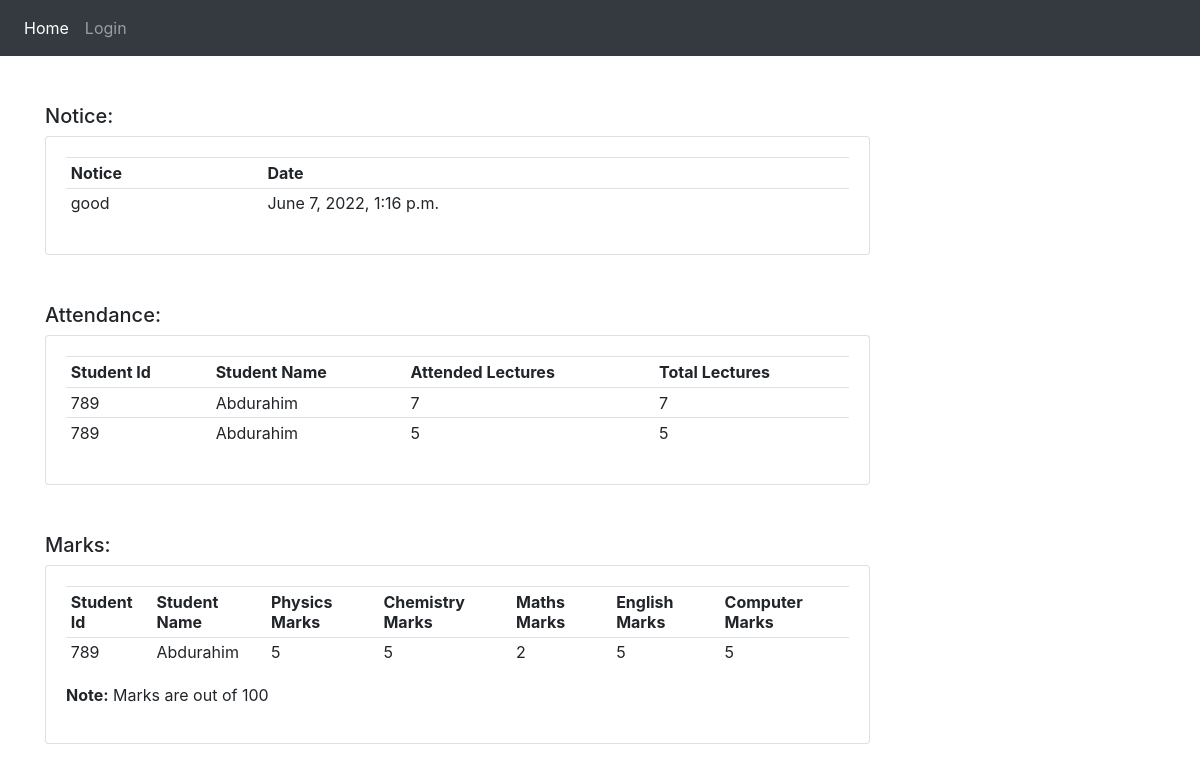
The page / on the database its author committed.
### app/models.py (models this page shows, shortened)
class Notice(models.Model):
    Message = models.CharField(max_length=200,null=True)
    date_created = models.DateTimeField(auto_now_add=True)

class Attendance(models.Model):
    StudentName = models.CharField(max_length=200,null=True)
    StudentId  = models.CharField(max_length=50,null=True)
    LecturesAttended = models.IntegerField(null=True)
    TotalLectures  = models.IntegerField(null=True)

class Marks(models.Model):
    StudentName = models.CharField(max_length=200,null=True)
    StudentId  = models.CharField(max_length=50,null=True)
    PhysicsMarks = models.IntegerField(null=True)
    ChemistryMarks  = models.IntegerField(null=True)
    MathsMarks  = models.IntegerField(null=True)
    EnglishMarks  = models.IntegerField(null=True)
    ComputerMarks  = models.IntegerField(null=True)

### app/views.py (the view)
# urls.py: path('',home ,name='home'),
def home(request):
    notice = Notice.objects.all()
    attendance = Attendance.objects.all()
    marks = Marks.objects.all()
    context = {
        'notice':notice,
        'marks':marks,
        'attendance':attendance,
    }
    return render(request,'home.html',context)

### app/templates/home.html
{% extends 'Links.html' %}
{% block content %}
<div class="container ">
    <br><br>
<div class="row">
    <div class="col-md-9">
        <h5>Notice:</h5>
        <div class="card card-body">
            <table class="table table-sm">
                <tr>
                    <th>Notice</th>
                    <th>Date</th>
                </tr>
                {% for n in notice %}
                <tr>
                    <td>{{n.Message}} </td>
                    <td>{{n.date_created}} </td>
                </tr>
                {% endfor %}
            </table>
        </div>
    </div>
</div>
<br><br>
<div class="row">
    <div class="col-md-9">
        <h5>Attendance:</h5>
        <div class="card card-body">
            <table class="table table-sm">
                <tr>
                    <th>Student Id</th>
                    <th>Student Name</th>
                    <th>Attended Lectures</th>
                    <th>Total Lectures</th>
                </tr>
                {% for a in attendance %}
                <tr>
                    <td>{{a.StudentId}} </td>
                    <td>{{a.StudentName}} </td>
                    <td>{{a.LecturesAttended}} </td>
                    <td> {{a.TotalLectures}} </td>
                </tr>
                {% endfor %}
            </table>
        </div>
    </div>
</div>
<br><br>
<div class="row">
    <div class="col-md-9">
        <h5>Marks:</h5>
        <div class="card card-body">
            <table class="table table-sm">
                <tr>
                    <th>Student Id</th>
                    <th>Student Name</th>
                    <th>Physics Marks</th>
                    <th>Chemistry Marks</th>
                    <th>Maths Marks</th>
                    <th>English Marks</th>
                    <th>Computer Marks</th>
                </tr>
                {% for m in marks %}
                <tr>
                    <td>{{m.StudentId}} </td>
                    <td>{{m.StudentName}} </td>
                    <td>{{m.PhysicsMarks}} </td>
                    <td>{{m.ChemistryMarks}} </td>
                    <td>{{m.MathsMarks}} </td>
                    <td>{{m.EnglishMarks}} </td>
                    <td>{{m.ComputerMarks}} </td>
                </tr>
                {% endfor %}
            </table>
            <p> <b>Note:</b> Marks are out of 100</p>
        </div>
    </div>
</div>
{% endblock %}

### app/templates/Links.html (shortened to what this page needs)
{% load static %}
<html>
    <head>
        <link rel="stylesheet" href="https://stackpath.bootstrapcdn.com/bootstrap/4.5.0/css/bootstrap.min.css">
    </head>
    <body>
        {% include 'navbar.html' %}
        {% block content %}
        {% endblock %}
        <br>
    </body>
</html>

### app/templates/navbar.html (shortened to what this page needs)
{% load static %}
<nav class="navbar navbar-expand-lg navbar-dark bg-dark">
  <div class="collapse navbar-collapse" id="navbarNav">
    <ul class="navbar-nav">
      <li class="nav-item active">
        <a class="nav-link" href="{% url 'home' %}">Home</a>
      </li>
      <li class="nav-item">
        <a class="nav-link" href="{% url 'login' %}">Login</a>
      </li>
    </ul>
  </div>
</nav>

### rows shown on the page
Notice: Message "good", date_created "June 7, 2022, 1:16 p.m."
Attendance: StudentId "789", StudentName "Abdurahim", LecturesAttended "7", TotalLectures "7"
Attendance: StudentId "789", StudentName "Abdurahim", LecturesAttended "5", TotalLectures "5"
Marks: StudentId "789", StudentName "Abdurahim", PhysicsMarks "5", ChemistryMarks "5", MathsMarks "2", EnglishMarks "5", ComputerMarks "5"
